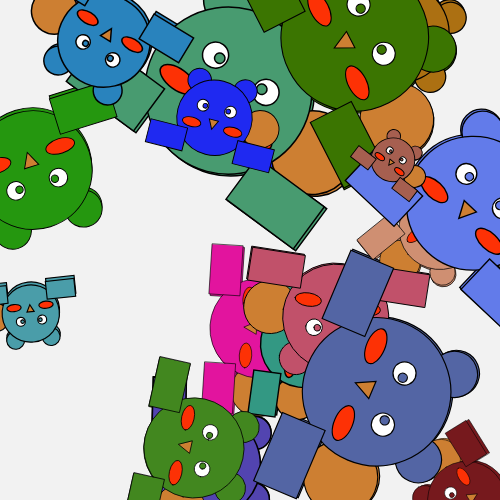
Frame 1 (no input)
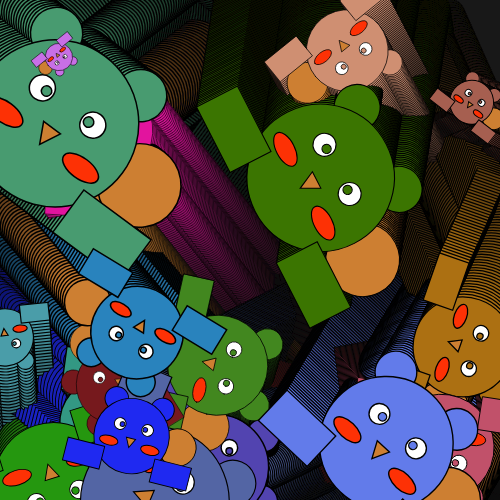
Frame 60 (no input)
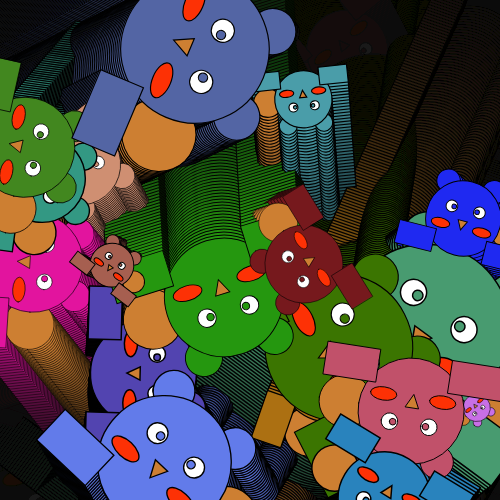
Frame 120 (the mouse pressed at the canvas centre since frame 60)

The p5.js sketch that drew these frames (run headless with seeded random() and noise() and a simulated clock; from frame 60 on, the mouse is pressed at the canvas centre):

// p5.js sketch
// ── sketch.js
let b1;
let bears;
let slowerMovement = false;
let isPastelActive = false;  
let jumpEffect = false; 

function setup() {
  createCanvas(500,500);
  background(20,10,20,3);
  fill(255);
  angleMode(DEGREES);

  bears = new Array(18);

  b1 = new ntBear(color(255,random(255),0), 250,250,0,random(2),0 );
  for (let i = 0; i < bears.length; i++) {
    bears[i] = new ntBear(color(random(255), random(255), random(255)), random(width), random(height), random(255), random(0.5, 1.5), 1);
  }
}

function draw() {
  background(10,23,20,10);

  for (let i = 0; i < bears.length; i++) {
    bears[i].displayBear();
    bears[i].updateBear();
  }
  for (let i = 0; i < bears.length; i++) {
    bears[i].displayBear();
    if (!slowerMovement) bears[i].updateBear();
  }
}

function randomPastelColor() {
  return color(random(200, 255), random(200, 255), random(200, 255));  // Lighter color range for pastel
}

function keyPressed() {
//   // for (let i = 0; i < bears.length; i++) {
//   //     bears[i].setNose(1); 
//   // }
  if (key === 's' || key === 'S') {
  slowerMovement = !slowerMovement;
  }
  if (key === 'r' || key === 'R') {  
    isPastelActive = !isPastelActive;  

    for (let i = 0; i < bears.length; i++) {
      if (isPastelActive) {
        bears[i].k = randomPastelColor();  
      } else {
        bears[i].k = color(random(255), random(255), random(255)); 
      } 
    }

    if (isPastelActive) {
      b1.k = randomPastelColor();  
    } else {
      b1.k = random(255);  
    }
  }
  if (key === 'm' || key === 'M') { 
    jumpEffect = !jumpEffect;
    if (jumpEffect) {
      for (let i = 0; i < bears.length; i++) {
        bears[i].sx = random(-5, 5);
        bears[i].sy = random(-5, 5);
      }
      b1.sx = random(-5, 5);
      b1.sy = random(-5, 5);
    } else {
      // Reset speed
      for (let i = 0; i < bears.length; i++) {
        bears[i].sx = random(-3, 3);
        bears[i].sy = random(-3, 3)
      }
      b1.sx = random(-3, 3);
      b1.sy = random(-3, 3);
    }
  }
}
function mousePressed() {
  // Reset each lion's position 
  for (let i = 0; i < bears.length; i++) {
    bears[i].lx = random(width);  
    bears[i].ly = random(height);
    bears[i].pastelColor = color(random(255), random(255), random(255));
  }
  b1.lx = random(width);  
  b1.ly = random(height);
  b1.pastelColor = randomPastelColor(); 
}




// ── ntBear.js
class ntBear {
    k;
    lx;
    ly;
    rot;
    sc;
    shownose;
    sx;
    sy;
    sizeFactor;

    constructor(lk, llx, lly, lrot, lsc, lsn, lsx, lsy) {
        this.k = color(random(255), random(0, 160, 160), random(255));
        this.lx = llx;
        this.ly = lly;
        this.rot = lrot;
        this.sc = lsc;
        this.shownose = lsn;
        this.sx = random(-3, 2);
        this.sy = random(-2, 3);
        this.sizeFactor = random(0.5, 2); 
    }

    displayBear(size = 100) { 
        push();
        translate(this.lx, this.ly);
        rotate(this.rot);
        scale(this.sc);
        this.tail(size * this.sizeFactor/2);
        this.ear(size * this.sizeFactor/2, this.k);
        this.head(size * this.sizeFactor/2, this.k);
        this.eye(size * this.sizeFactor/2, this.k);

        this.cutiecheek(size * this.sizeFactor/2);
        this.leg(size * this.sizeFactor/2, this.k);

        if (this.shownose == 1) {
            this.nose(size * this.sizeFactor/2); 
        }
        pop();
    }

    updateBear() {
        this.lx += this.sx;
        this.ly += this.sy;

        // if (this.lx < 1) this.lx = width;
        // if (this.ly < 2) this.ly = height;
        // if (this.lx > width) this.lx = 1;
        // if (this.ly > height) this.ly = 2;
        if (this.lx < 0 || this.lx > width) {
            this.sx *= -1; 
        }
        if (this.ly < 0 || this.ly > height) {
            this.sy *= -1; 
        }
        
    }

    tail(size) {
        push();
        fill(205, 127, 50);
        for (let i = 0; i < 360; i += 360) {
            let x = cos(radians(i)) * size;
            let y = sin(radians(i)) * size;
            ellipse(x, y, size * 0.8, size * 0.8);
        }
        pop();
    }

    ear(size,k) {
        push();
        fill(k);
        stroke(1);
        ellipse(size * 0.5, -size * 0.7, size * 0.5, size * 0.5);
        ellipse(-size * 0.5, -size * 0.7, size * 0.5, size * 0.5);
        pop();
    }

    head(size,k) {
        push();
        fill(k);
        stroke(1);
        ellipse(0, 0, size * 1.6, size * 1.6);
        pop();
    }

    eye(size, k) {
        push();
        fill(255);
        stroke(1);
        ellipse(-size * 0.3, -size * 0.2, size * 0.25, size * 0.25);
        ellipse(size * 0.3, -size * 0.2, size * 0.25, size * 0.25);
        fill(k);
        ellipse(-size * 0.25, -size * 0.2, size * 0.1, size * 0.1);
        ellipse(size * 0.25, -size * 0.2, size * 0.1, size * 0.1);
        pop();
    }

    nose(size) {
        push();
        fill(205, 127, 50);
        triangle(
            -size * 0.1, size * 0.05, 
            size * 0.1, size * 0.05, 
            0, size * 0.25
        );
        pop();
    }

    cutiecheek(size) {
        push();
        fill(253, 49, 5);
        ellipse(size * 0.45, size * 0.2, size * 0.4, size * 0.2);
        ellipse(-size * 0.45, size * 0.2, size * 0.4, size * 0.2);
        pop();
    }

    leg(size,k) {
        push();
        fill(k);
        stroke(1);
        rect(size * 0.6, size * 0.35, size * 0.8, size * 0.5);
        rect(-size * 1.3, size * 0.35, size * 0.8, size * 0.5);
        pop();
    }
}
